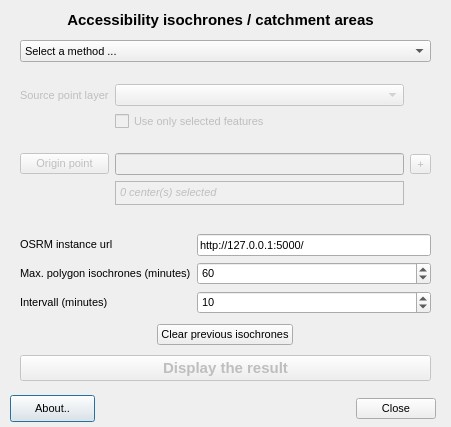
<?xml version="1.0" encoding="UTF-8"?>
<ui version="4.0">
 <class>OSRMDialogBase</class>
 <widget class="QDialog" name="OSRMDialogBase">
  <property name="geometry">
   <rect>
    <x>0</x>
    <y>0</y>
    <width>451</width>
    <height>427</height>
   </rect>
  </property>
  <property name="font">
   <font>
    <pointsize>8</pointsize>
   </font>
  </property>
  <property name="windowTitle">
   <string>OSRM</string>
  </property>
  <widget class="QLabel" name="label_subtitle">
   <property name="geometry">
    <rect>
     <x>40</x>
     <y>10</y>
     <width>361</width>
     <height>20</height>
    </rect>
   </property>
   <property name="maximumSize">
    <size>
     <width>16777215</width>
     <height>20</height>
    </size>
   </property>
   <property name="font">
    <font>
     <family>Arial</family>
     <pointsize>11</pointsize>
     <weight>75</weight>
     <bold>true</bold>
    </font>
   </property>
   <property name="toolTip">
    <string>&lt;html&gt;&lt;head/&gt;&lt;body&gt;&lt;p align=&quot;center&quot;&gt;&lt;br/&gt;&lt;/p&gt;&lt;/body&gt;&lt;/html&gt;</string>
   </property>
   <property name="text">
    <string>&lt;html&gt;&lt;head/&gt;&lt;body&gt;&lt;p align=&quot;center&quot;&gt;Accessibility isochrones / catchment areas&lt;/p&gt;&lt;/body&gt;&lt;/html&gt;</string>
   </property>
  </widget>
  <widget class="QPushButton" name="pushButton_about">
   <property name="geometry">
    <rect>
     <x>10</x>
     <y>395</y>
     <width>85</width>
     <height>27</height>
    </rect>
   </property>
   <property name="text">
    <string>About..</string>
   </property>
  </widget>
  <widget class="QDialogButtonBox" name="close_button_box">
   <property name="geometry">
    <rect>
     <x>260</x>
     <y>395</y>
     <width>176</width>
     <height>27</height>
    </rect>
   </property>
   <property name="orientation">
    <enum>Qt::Horizontal</enum>
   </property>
   <property name="standardButtons">
    <set>QDialogButtonBox::Close</set>
   </property>
  </widget>
  <widget class="QWidget" name="layoutWidget">
   <property name="geometry">
    <rect>
     <x>20</x>
     <y>40</y>
     <width>411</width>
     <height>181</height>
    </rect>
   </property>
   <layout class="QGridLayout" name="gridLayout_2">
    <item row="2" column="0">
     <widget class="QLabel" name="label_3">
      <property name="enabled">
       <bool>false</bool>
      </property>
      <property name="text">
       <string>Source point layer</string>
      </property>
     </widget>
    </item>
    <item row="6" column="1">
     <widget class="QTextBrowser" name="textBrowser_nb_centers">
      <property name="enabled">
       <bool>false</bool>
      </property>
      <property name="sizePolicy">
       <sizepolicy hsizetype="MinimumExpanding" vsizetype="Expanding">
        <horstretch>0</horstretch>
        <verstretch>0</verstretch>
       </sizepolicy>
      </property>
      <property name="maximumSize">
       <size>
        <width>16777215</width>
        <height>24</height>
       </size>
      </property>
      <property name="palette">
       <palette>
        <active>
         <colorrole role="Base">
          <brush brushstyle="SolidPattern">
           <color alpha="255">
            <red>240</red>
            <green>240</green>
            <blue>240</blue>
           </color>
          </brush>
         </colorrole>
        </active>
        <inactive>
         <colorrole role="Base">
          <brush brushstyle="SolidPattern">
           <color alpha="255">
            <red>240</red>
            <green>240</green>
            <blue>240</blue>
           </color>
          </brush>
         </colorrole>
        </inactive>
        <disabled>
         <colorrole role="Base">
          <brush brushstyle="SolidPattern">
           <color alpha="255">
            <red>240</red>
            <green>240</green>
            <blue>240</blue>
           </color>
          </brush>
         </colorrole>
        </disabled>
       </palette>
      </property>
      <property name="font">
       <font>
        <italic>false</italic>
       </font>
      </property>
      <property name="html">
       <string>&lt;!DOCTYPE HTML PUBLIC &quot;-//W3C//DTD HTML 4.0//EN&quot; &quot;http://www.w3.org/TR/REC-html40/strict.dtd&quot;&gt;
&lt;html&gt;&lt;head&gt;&lt;meta name=&quot;qrichtext&quot; content=&quot;1&quot; /&gt;&lt;style type=&quot;text/css&quot;&gt;
p, li { white-space: pre-wrap; }
&lt;/style&gt;&lt;/head&gt;&lt;body style=&quot; font-family:'Ubuntu'; font-size:8pt; font-weight:400; font-style:normal;&quot;&gt;
&lt;p style=&quot; margin-top:0px; margin-bottom:0px; margin-left:0px; margin-right:0px; -qt-block-indent:0; text-indent:0px;&quot;&gt;&lt;span style=&quot; font-family:'MS Shell Dlg 2'; font-style:italic;&quot;&gt;0 center(s) selected&lt;/span&gt;&lt;/p&gt;&lt;/body&gt;&lt;/html&gt;</string>
      </property>
      <property name="overwriteMode">
       <bool>true</bool>
      </property>
     </widget>
    </item>
    <item row="5" column="0">
     <widget class="QPushButton" name="pushButtonOrigin">
      <property name="enabled">
       <bool>false</bool>
      </property>
      <property name="font">
       <font>
        <family>Arial</family>
       </font>
      </property>
      <property name="text">
       <string>Origin point</string>
      </property>
     </widget>
    </item>
    <item row="5" column="1">
     <widget class="QLineEdit" name="lineEdit_xyO">
      <property name="enabled">
       <bool>false</bool>
      </property>
      <property name="font">
       <font>
        <family>MS Sans Serif</family>
       </font>
      </property>
     </widget>
    </item>
    <item row="5" column="2">
     <widget class="QToolButton" name="toolButton_poly">
      <property name="enabled">
       <bool>false</bool>
      </property>
      <property name="text">
       <string>+</string>
      </property>
     </widget>
    </item>
    <item row="2" column="1">
     <widget class="QgsMapLayerComboBox" name="comboBox_pointlayer">
      <property name="enabled">
       <bool>false</bool>
      </property>
     </widget>
    </item>
    <item row="0" column="0" colspan="3">
     <widget class="QComboBox" name="comboBox_method">
      <item>
       <property name="text">
        <string>Select a method ...</string>
       </property>
      </item>
      <item>
       <property name="text">
        <string>By clicking on the map</string>
       </property>
      </item>
      <item>
       <property name="text">
        <string>By selecting a point layer</string>
       </property>
      </item>
     </widget>
    </item>
    <item row="3" column="1">
     <widget class="QCheckBox" name="checkBox_selectedFt">
      <property name="enabled">
       <bool>false</bool>
      </property>
      <property name="text">
       <string>Use only selected features</string>
      </property>
     </widget>
    </item>
    <item row="4" column="1">
     <spacer name="verticalSpacer">
      <property name="orientation">
       <enum>Qt::Vertical</enum>
      </property>
      <property name="sizeHint" stdset="0">
       <size>
        <width>20</width>
        <height>40</height>
       </size>
      </property>
     </spacer>
    </item>
    <item row="7" column="1">
     <spacer name="verticalSpacer_2">
      <property name="orientation">
       <enum>Qt::Vertical</enum>
      </property>
      <property name="sizeHint" stdset="0">
       <size>
        <width>20</width>
        <height>40</height>
       </size>
      </property>
     </spacer>
    </item>
    <item row="1" column="0">
     <spacer name="verticalSpacer_4">
      <property name="orientation">
       <enum>Qt::Vertical</enum>
      </property>
      <property name="sizeHint" stdset="0">
       <size>
        <width>20</width>
        <height>40</height>
       </size>
      </property>
     </spacer>
    </item>
   </layout>
  </widget>
  <widget class="QWidget" name="layoutWidget">
   <property name="geometry">
    <rect>
     <x>20</x>
     <y>230</y>
     <width>411</width>
     <height>155</height>
    </rect>
   </property>
   <layout class="QGridLayout" name="gridLayout_3">
    <item row="2" column="0" alignment="Qt::AlignHCenter">
     <widget class="QPushButton" name="pushButtonClear">
      <property name="font">
       <font>
        <family>Arial</family>
       </font>
      </property>
      <property name="text">
       <string>Clear previous isochrones</string>
      </property>
     </widget>
    </item>
    <item row="3" column="0">
     <widget class="QPushButton" name="pushButton_fetch">
      <property name="enabled">
       <bool>false</bool>
      </property>
      <property name="font">
       <font>
        <family>Arial</family>
        <pointsize>11</pointsize>
        <weight>75</weight>
        <bold>true</bold>
       </font>
      </property>
      <property name="text">
       <string>Display the result</string>
      </property>
     </widget>
    </item>
    <item row="1" column="0">
     <layout class="QGridLayout" name="gridLayout">
      <item row="2" column="0">
       <widget class="QLabel" name="label_2">
        <property name="text">
         <string>Intervall (minutes)</string>
        </property>
       </widget>
      </item>
      <item row="1" column="0">
       <widget class="QLabel" name="label">
        <property name="text">
         <string>Max. polygon isochrones (minutes)</string>
        </property>
       </widget>
      </item>
      <item row="1" column="1">
       <widget class="QSpinBox" name="spinBox_max">
        <property name="minimum">
         <number>30</number>
        </property>
        <property name="maximum">
         <number>80</number>
        </property>
        <property name="singleStep">
         <number>5</number>
        </property>
        <property name="value">
         <number>60</number>
        </property>
       </widget>
      </item>
      <item row="2" column="1">
       <widget class="QSpinBox" name="spinBox_intervall">
        <property name="minimum">
         <number>5</number>
        </property>
        <property name="maximum">
         <number>15</number>
        </property>
        <property name="singleStep">
         <number>2</number>
        </property>
        <property name="value">
         <number>10</number>
        </property>
       </widget>
      </item>
      <item row="0" column="0">
       <widget class="QLabel" name="labem_host">
        <property name="text">
         <string>&lt;html&gt;&lt;head/&gt;&lt;body&gt;&lt;p&gt;OSRM instance url&lt;/p&gt;&lt;/body&gt;&lt;/html&gt;</string>
        </property>
       </widget>
      </item>
      <item row="0" column="1">
       <widget class="QLineEdit" name="lineEdit_host">
        <property name="text">
         <string>http://127.0.0.1:5000/</string>
        </property>
       </widget>
      </item>
     </layout>
    </item>
   </layout>
  </widget>
  <zorder>pushButton_about</zorder>
  <zorder>close_button_box</zorder>
  <zorder>label_subtitle</zorder>
  <zorder>layoutWidget</zorder>
  <zorder>layoutWidget</zorder>
  <zorder>lineEdit_host</zorder>
 </widget>
 <customwidgets>
  <customwidget>
   <class>QgsMapLayerComboBox</class>
   <extends>QComboBox</extends>
   <header>qgis.gui</header>
  </customwidget>
 </customwidgets>
 <resources/>
 <connections>
  <connection>
   <sender>close_button_box</sender>
   <signal>accepted()</signal>
   <receiver>OSRMDialogBase</receiver>
   <slot>accept()</slot>
   <hints>
    <hint type="sourcelabel">
     <x>20</x>
     <y>20</y>
    </hint>
    <hint type="destinationlabel">
     <x>20</x>
     <y>20</y>
    </hint>
   </hints>
  </connection>
  <connection>
   <sender>close_button_box</sender>
   <signal>rejected()</signal>
   <receiver>OSRMDialogBase</receiver>
   <slot>reject()</slot>
   <hints>
    <hint type="sourcelabel">
     <x>20</x>
     <y>20</y>
    </hint>
    <hint type="destinationlabel">
     <x>20</x>
     <y>20</y>
    </hint>
   </hints>
  </connection>
 </connections>
</ui>
